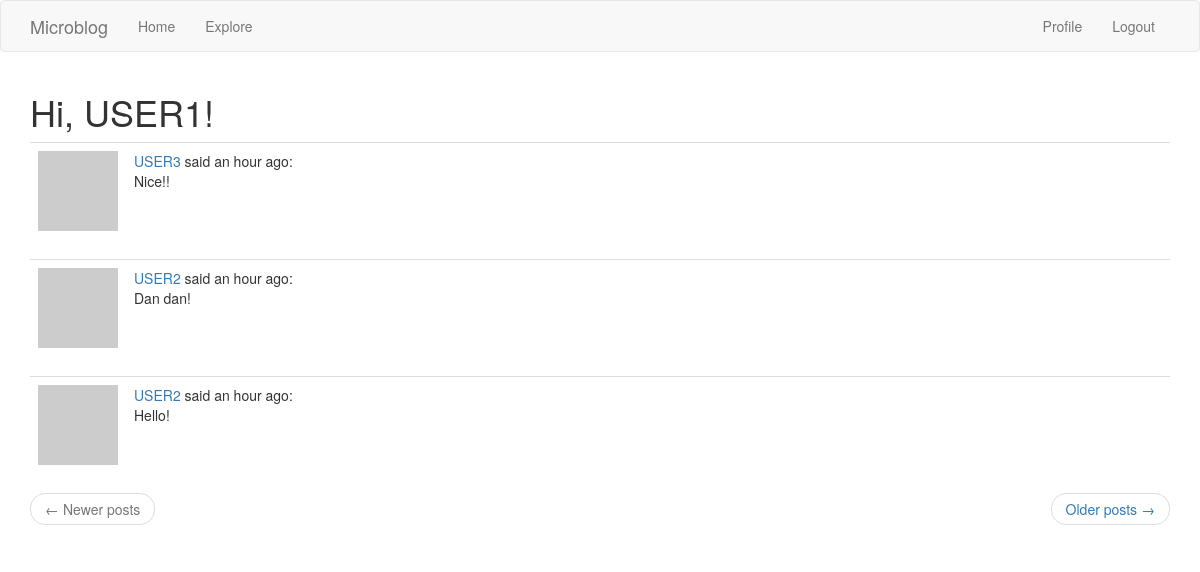
The page /explore (signed in) on the database its author committed.
### app/models.py (models this page shows, shortened)
class User(UserMixin, db.Model):
    id = db.Column(db.Integer, primary_key = True)
    username = db.Column(db.String(64), index = True, unique = True)
    email = db.Column(db.String(120),index = True, unique = True)
    password_hash = db.Column(db.String(128))
    posts = db.relationship('Post', backref = 'author', lazy = 'dynamic')
    about_me = db.Column(db.String(140))
    last_seen = db.Column(db.DateTime, default=datetime.utcnow)
    followed = db.relationship(
        'User', secondary=followers,
        primaryjoin=(followers.c.follower_id == id),
        secondaryjoin=(followers.c.followed_id == id),
        backref=db.backref('followers', lazy='dynamic'), lazy='dynamic')
    def avatar(self, size):
        digest = md5(self.email.lower().encode('utf-8')).hexdigest()
        return 'https://www.gravatar.com/avatar/{}?d=identicon&s={}'.format(
            digest, size)

class Post(db.Model):
    id = db.Column(db.Integer, primary_key = True)
    caption = db.Column(db.String(150))
    timestamp = db.Column(db.DateTime, index = True, default = datetime.utcnow)
    user_id = db.Column(db.Integer, db.ForeignKey('user.id'))

### app/main/routes.py (the view)
@bp.route('/explore')
@login_required
def explore():
    page = request.args.get('page', 1, type = int)
    posts = Post.query.order_by(Post.timestamp.desc()).paginate(page, current_app.config['POSTS_PER_PAGE'], False)
    next_url = url_for('main.explore', page=posts.next_num) \
        if posts.has_next else None
    prev_url = url_for('main.explore', page=posts.prev_num) \
        if posts.has_prev else None
    return render_template('index.html', title = 'Explore', posts = posts.items, next_url=next_url, prev_url=prev_url)

### app/main/routes.py (called while the page is built)
@bp.before_app_request
def before_request():
    if current_user.is_authenticated:
        current_user.last_seen = datetime.utcnow()
        db.session.commit()

### app/models.py (called while the page is built)
@login.user_loader
def load_user(id):
    return User.query.get(int(id))

### app/templates/index.html (shortened to what this page needs)
{% extends "base.html" %}
{% import 'bootstrap/wtf.html' as wtf %}
{% block app_content %}
    <h1>Hi, {{ current_user.username }}!</h1>
    {% for post in posts %}
        {% include '_post.html' %}
    {% endfor %}
    <nav aria-label="...">
        <ul class="pager">
            <li class="previous{% if not prev_url %} disabled{% endif %}">
                <a href="{{ prev_url or '#' }}">
                    <span aria-hidden="true">&larr;</span> {{ ('Newer posts') }}
                </a>
            </li>
            <li class="next{% if not next_url %} disabled{% endif %}">
                <a href="{{ next_url or '#' }}">
                    {{ ('Older posts') }} <span aria-hidden="true">&rarr;</span>
                </a>
            </li>
        </ul>
    </nav>
{% endblock %}

### app/templates/_post.html
<table class="table table-hover">
    <tr>
        <td width="70px">
            <a href="{{ url_for('main.user', username=post.author.username) }}">
                <img src="{{ post.author.avatar(70) }}" />
            </a>
        </td>
        <td>
            <a href="{{ url_for('main.user', username=post.author.username) }}">
                {{ post.author.username }}
            </a>
            said {{ moment(post.timestamp).fromNow() }}:
            <br>
            {{ post.caption }}
        </td>
    </tr>
</table>

### rows shown on the page
User: username "USER1"
Post: author.username "USER3", timestamp "an hour ago", caption "Nice!!"
Post: author.username "USER2", timestamp "an hour ago", caption "Dan dan!"
Post: author.username "USER2", timestamp "an hour ago", caption "Hello!"

### other values the page prints
{{ ('Home') }} "Home"
{{ ('Explore') }} "Explore"
{{ ('Profile') }} "Profile"
{{ ('Logout') }} "Logout"
{{ ('Newer posts') }} "Newer posts"
{{ ('Older posts') }} "Older posts"
